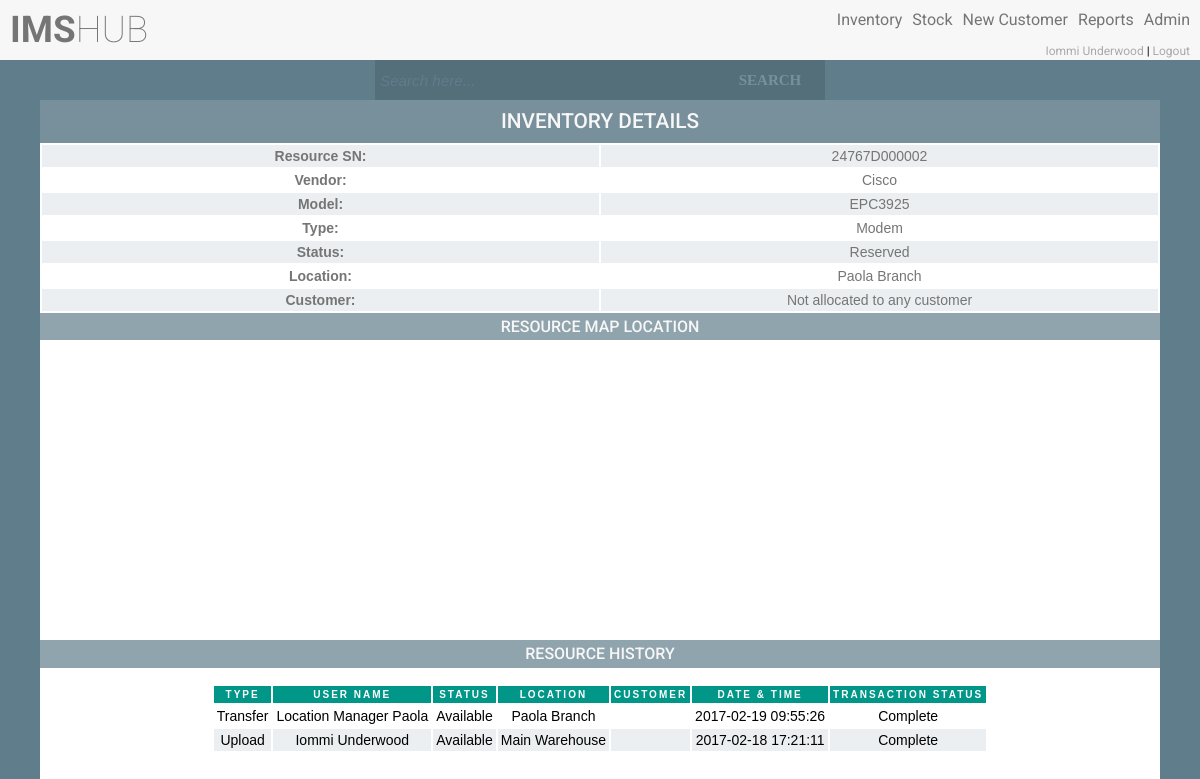
Before: /viewInventoryDetails.php?id=63 (signed in) with the older database file.
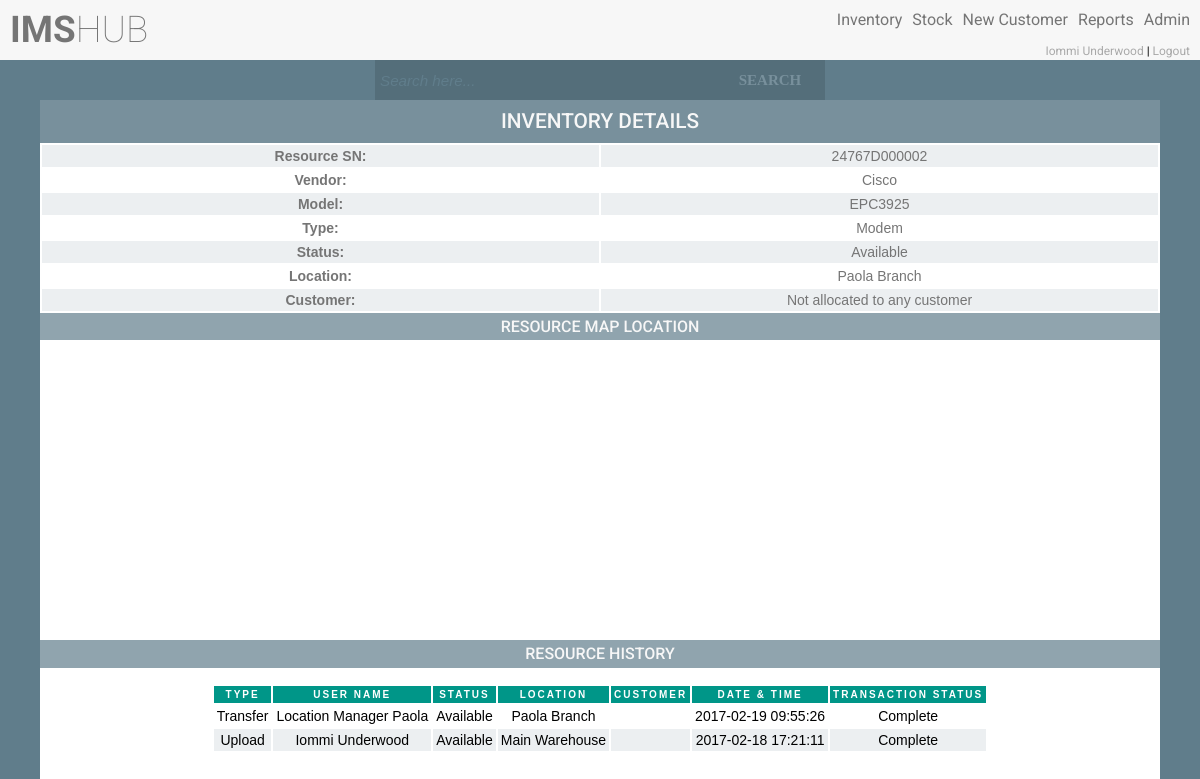
After: the same page with the newer database file.
### tables this page shows
CREATE TABLE `resources` (
  `resource_id` int(11) NOT NULL AUTO_INCREMENT,
  `resource_unique_value` varchar(50) NOT NULL,
  `resource_model_id` int(11) NOT NULL,
  `resource_type_id` int(11) NOT NULL,
  `voucher_value_id` int(11) DEFAULT NULL,
  `resource_status_id` int(11) NOT NULL,
  `resource_location_id` int(11) NOT NULL,
  `customer_account_id` int(11) DEFAULT NULL,
  `last_transaction_id` int(11) DEFAULT NULL,
  `resource_latitude` float(10,6) DEFAULT NULL,
  `resource_longitude` float(10,6) DEFAULT NULL,
  `last_update_user` int(11) NOT NULL,
  PRIMARY KEY (`resource_id`),
  UNIQUE KEY `resource_unique_value_UNIQUE` (`resource_unique_value`),
  KEY `fk_resource_status_id` (`resource_status_id`),
  KEY `fk_resource_type_id` (`resource_type_id`),
  KEY `fk_resource_location_id` (`resource_location_id`),
  KEY `fk_customer_account_id` (`customer_account_id`),
  KEY `fk_resource_model_id` (`resource_model_id`),
  KEY `fk_voucher_value_id` (`voucher_value_id`),
  KEY `fk_last_transaction_id` (`last_transaction_id`),
  KEY `ix_resource_unique_value` (`resource_unique_value`),
  CONSTRAINT `fk_customer_account_id` FOREIGN KEY (`customer_account_id`) REFERENCES `customer_accounts` (`customer_account_id`),
  CONSTRAINT `fk_last_transaction_id` FOREIGN KEY (`last_transaction_id`) REFERENCES `transactions` (`transaction_id`),
  CONSTRAINT `fk_resource_location_id` FOREIGN KEY (`resource_location_id`) REFERENCES `resource_locations` (`resource_location_id`),
  CONSTRAINT `fk_resource_model_id` FOREIGN KEY (`resource_model_id`) REFERENCES `resource_models` (`resource_model_id`),
  CONSTRAINT `fk_resource_status_id` FOREIGN KEY (`resource_status_id`) REFERENCES `resource_statuses` (`resource_status_id`),
  CONSTRAINT `fk_voucher_value_id` FOREIGN KEY (`voucher_value_id`) REFERENCES `voucher_values` (`voucher_value_id`)
);

CREATE TABLE `resource_statuses` (
  `resource_status_id` int(11) NOT NULL AUTO_INCREMENT,
  `resource_status` varchar(50) NOT NULL,
  PRIMARY KEY (`resource_status_id`),
  UNIQUE KEY `uq_resource_status` (`resource_status`)
);

CREATE TABLE `resource_brands` (
  `resource_brand_id` int(11) NOT NULL AUTO_INCREMENT,
  `resource_brand` varchar(50) NOT NULL,
  PRIMARY KEY (`resource_brand_id`),
  UNIQUE KEY `uq_resource_brand` (`resource_brand`)
);

CREATE TABLE `resource_types` (
  `resource_type_id` int(11) NOT NULL AUTO_INCREMENT,
  `resource_type` varchar(50) NOT NULL,
  PRIMARY KEY (`resource_type_id`),
  UNIQUE KEY `uq_resource_type` (`resource_type`)
);

CREATE TABLE `resource_locations` (
  `resource_location_id` int(11) NOT NULL AUTO_INCREMENT,
  `resource_location_name` varchar(50) NOT NULL,
  `resource_location_description` varchar(200) NOT NULL,
  `resource_location_type_id` int(11) NOT NULL,
  `latitude` float(10,6) DEFAULT NULL,
  `longitude` float(10,6) DEFAULT NULL,
  PRIMARY KEY (`resource_location_id`),
  UNIQUE KEY `uq_resource_location_name` (`resource_location_name`),
  UNIQUE KEY `uq_resource_location_description` (`resource_location_description`),
  KEY `fk_resource_location_type_id` (`resource_location_type_id`),
  CONSTRAINT `fk_resource_location_type_id` FOREIGN KEY (`resource_location_type_id`) REFERENCES `resource_location_types` (`resource_location_type_id`)
);

### classes/db.php (called while the page is built, shortened)
<?php
class db
{
    private static $_instance = null;
    private $_pdo,
            $_query,
            $_error = false,
            $_results,
            $_count = 0;
    private function __construct()
    {
        try {
            $this->_pdo = new PDO('mysql:host=' . config::get('mysql/host') . ';dbname=' . config::get('mysql/db'), config::get('mysql/username'), config::get('mysql/password'));
        } catch (PDOException $e) {
            die($e->getMessage());
        }
    }
    public static function getInstance()
    {
        if (!isset(self::$_instance)) {
            self::$_instance = new db();
        }
        return self::$_instance;
    }
    public function query($sql, $params = array())
    {
        $this->_error = false;
        if ($this->_query = $this->_pdo->prepare($sql)) {
            $x = 1;
            if (count($params)) {
                foreach ($params as $param) {
                    $this->_query->bindValue($x, $param);
                    $x++;
                }
            }
            if ($this->_query->execute()) {
                $this->_results = $this->_query->fetchAll(PDO::FETCH_OBJ);
                $this->_count = $this->_query->rowCount();
            } else {
                $this->_error = true;
            }
        }
        return $this;
    }
    public function action($action, $table, $where = array()){
        if (count($where) === 3) {
            $operators = array('=', '>', '<', '>=', '<=');
            $field      = $where[0];
            $operator   = $where[1];
            $value      = $where[2];
            if (in_array($operator, $operators)) {
                $sql = "{$action} from {$table} where {$field} {$operator} ?";
                if (!$this->query($sql, array($value))->error()) {
                    return $this;
                }
            }
        }
        return false;
    }
    public function get($table, $where){
        return $this->action('select *', $table, $where);
    }
    public function results()
    {
        return $this->_results;
    }
    public function error()
    {
        return $this->_error;
    }
    public function count()
    {
        return $this->_count;
    }
}

### classes/config.php (called while the page is built)
<?php
class config
{
    public static function get($path = null)
    {
        if ($path) {
            $config = $GLOBALS['config'];
            $path = explode('/', $path);
            foreach ($path as $bit) {
                if (isset($config[$bit])) {
                    $config = $config[$bit];
                }
            }
            return $config;
        }
        return false;
    }
}

### functions/sanitize.php (called while the page is built)
<?php
function escape($string){
    return htmlentities($string, ENT_QUOTES, 'UTF-8');
}

### classes/inventory.php (the view, shortened to what the changed rows need)
<?php
class inventory
{
    private $_db,
        $_data;
    public function __construct($user = null)
    {
        $this->_db = db::getInstance();
    }
            ?>
        <?php
    public function getInventoryDetails($resourceId)
    {
        $sql = "SELECT
                    r.resource_id,
                    r.resource_unique_value,
                    rb.resource_brand,
                    CONCAT(rm.resource_model,
                            ' ',
                            IFNULL(r.voucher_value_id, '')) AS model,
                    rt.resource_type,
                    rs.resource_status,
                    rl.resource_location_name,
                    r.customer_account_id,
                    r.resource_latitude,
                    r.resource_longitude
                FROM
                    ims.resources r
                        INNER JOIN
                    ims.resource_models rm ON r.resource_model_id = rm.resource_model_id
                        INNER JOIN
                    ims.resource_brands rb ON rm.resource_brand_id = rb.resource_brand_id
                        INNER JOIN
                    ims.resource_types rt ON r.resource_type_id = rt.resource_type_id
                        INNER JOIN
                    ims.resource_statuses rs ON r.resource_status_id = rs.resource_status_id
                        INNER JOIN
                    ims.resource_locations rl ON r.resource_location_id = rl.resource_location_id
                where r.resource_id = {$resourceId}";
        $get = $this->_db->query($sql);
        if (!$get->count()) {
            echo 'could not get data';
        } else {
            foreach ($get->results() as $i) {
                $customer = 'Not allocated to any customer';
                $latitude = null;
                $longitude = null;
                $resourceUniqueValue = escape($i->resource_unique_value);
                $resourceBrand = escape($i->resource_brand);
                $resourceModel = escape($i->model);
                $resourceType = escape($i->resource_type);
                $resourceStatus = escape($i->resource_status);
                $resourceLocation = escape($i->resource_location_name);
                if (isset($i->resource_latitude)) {
                    $latitude = escape($i->resource_latitude);
                }
                if (isset($i->resource_longitude)) {
                    $longitude = escape($i->resource_longitude);
                }
                ?>
                <div class="separator">
                    <h1>Inventory Details</h1>
                </div>
                <table class="ctable">
                    <tr>
                        <td><b>Resource SN: </b></td>
                        <td><?php echo $resourceUniqueValue; ?></td>
                    </tr>
                    <tr>
                        <td><b>Vendor: </b></td>
                        <td><?php echo $resourceBrand; ?></td>
                    </tr>
                    <tr>
                        <td><b>Model: </b></td>
                        <td><?php echo $resourceModel; ?></td>
                    </tr>
                    <tr>
                        <td><b>Type: </b></td>
                        <td><?php echo $resourceType; ?></td>
                    </tr>
                    <tr>
                        <td><b>Status: </b></td>
                        <td><?php echo $resourceStatus; ?></td>
                    </tr>
                    <tr>
                        <td><b>Location: </b></td>
                        <td><?php echo $resourceLocation; ?></td>
                    </tr>
                    <tr>
                        <td><b>Customer: </b></td>
                        <td><?php echo $customer; ?></td>
                    </tr>
                </table>
                <?php
                if ($latitude == null && $longitude == null) {
                } else {
                    if ($latitude == 0.000000 and $longitude == 0.000000) {
                    } elseif ($latitude !== 0.000000 and $longitude !== 0.000000) {
                        ?>
                        <div class="separator">
                            <h2>Resource Map Location</h2>
                        </div>
                        <div id="map"></div>
                        <?php
                    }
                }
            }
        }
    }
    public function getResourceHistory($resourceId)
    {
        ?>
        <div class="separator">
            <h2>Resource History</h2>
        </div>
        <?php
        $sql = "SELECT
                    t.transaction_id,
                    CONCAT(u.name, ' ', u.surname) as fullName,
                    rs.resource_status,
                    rl.resource_location_name,
                    t.customer_account_id,
                    t.initiation_timestamp,
                    tt.transaction_type,
                    ts.transaction_status
                FROM
                    ims.transactions t
                        INNER JOIN
                    ims.users u ON t.uid = u.uid
                        INNER JOIN
                    ims.resources r ON t.resource_id = r.resource_id
                        INNER JOIN
                    ims.resource_statuses rs ON t.resource_status_id = rs.resource_status_id
                        INNER JOIN
                    ims.resource_locations rl ON t.resource_location_id = rl.resource_location_id
                        INNER JOIN
                    ims.transaction_types tt ON t.transaction_type_id = tt.transaction_type_id
                        INNER JOIN
                    ims.transaction_statuses ts ON t.transaction_status_id = ts.transaction_status_id
                WHERE
                    t.resource_id = {$resourceId}
                ORDER BY t.transaction_id DESC";
        $get = $this->_db->query($sql);
        if (!$get->count()) {
        } else {
            ?>
            <div class="center-table">
                <table>
                    <tr>
                        <th>Type</th>
                        <th>User Name</th>
                        <th>Status</th>
                        <th>Location</th>
                        <th>Customer</th>
                        <th>Date & Time</th>
                        <th>Transaction Status</th>
                    </tr>
                </table>
            </div>
            <?php
        }
    }
    public function getInventoryOptions($resourceId)
    {
        $sql = "select
                    r.resource_id,
                    r.resource_unique_value,
                    r.resource_type_id,
                    rs.resource_status_id,
                    rl.resource_location_id,
                    rl.resource_location_type_id,
                    r.customer_account_id,
                    rm.sell,
                    rm.install
                FROM
                    ims.resources r
                        LEFT JOIN
                    ims.resource_models rm ON r.resource_model_id = rm.resource_model_id
                        LEFT JOIN
                    ims.resource_statuses rs ON r.resource_status_id = rs.resource_status_id
                        LEFT JOIN
                    ims.resource_locations rl ON r.resource_location_id = rl.resource_location_id
                where r.resource_id like '$resourceId'";
        $get = $this->_db->query($sql);
    }
}

Changed rows visible on the page:
changed resources "Cisco": resource_status.resource_status "Reserved" → "Available"
